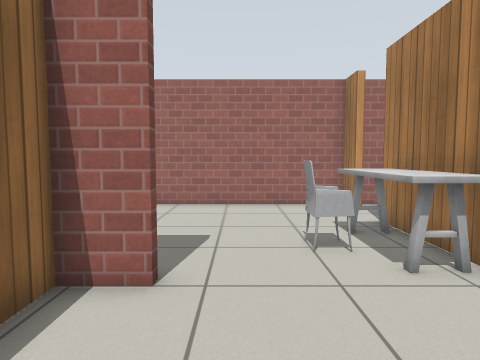
view 1 (above)

22 first-person views from a walk through a Gazebo world. The camera is 0.94 m above the floor, tilts 4° down and sees 75° across. Floor lines are 1 m apart. The floor is counted in squares, 0.5 m on a side. Each view is taken from the middle of a square. On the plan, view 1 faces up. The plan holds only what a view shows up to about 17 squares ahead; the rest is blank. Simple patterns stand in for the simulator's built-in surfaces.

view 2
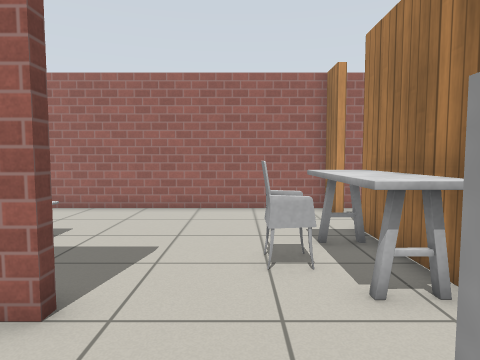

view 3
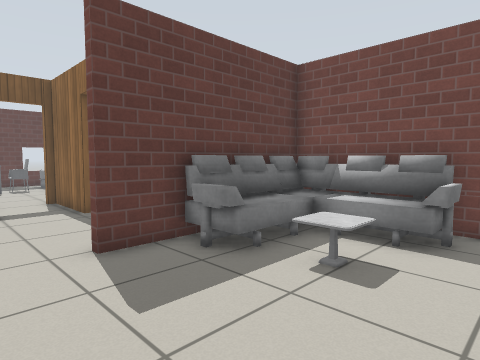

view 4
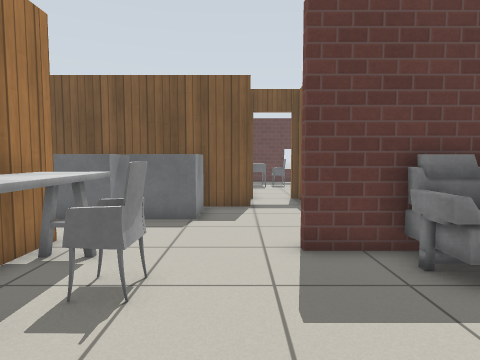

view 5
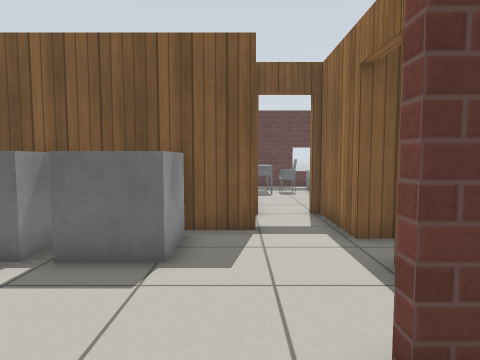

view 6
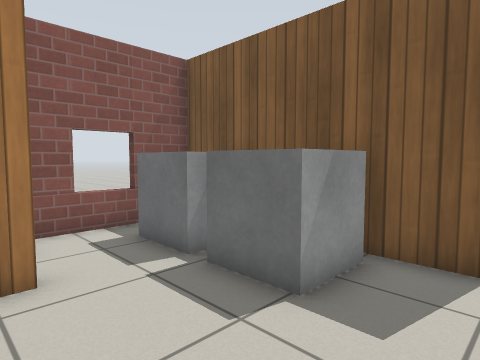

view 7
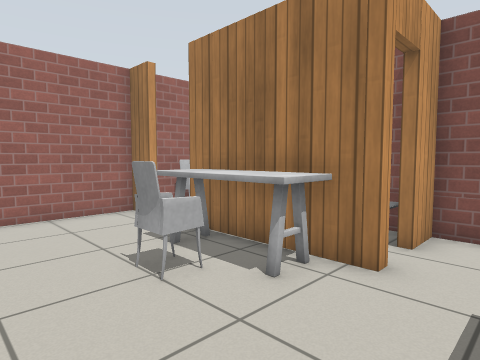

view 8
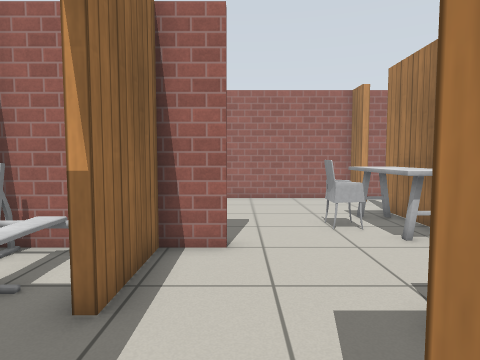

view 9
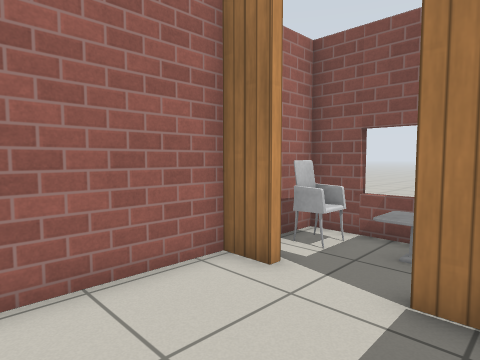

view 10
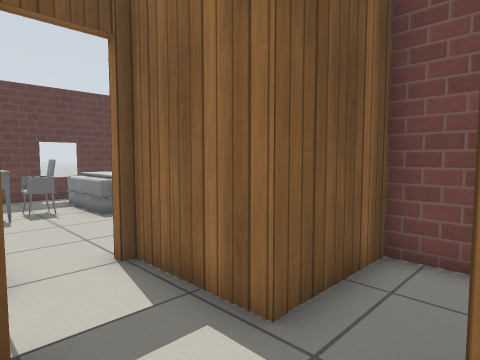

view 11
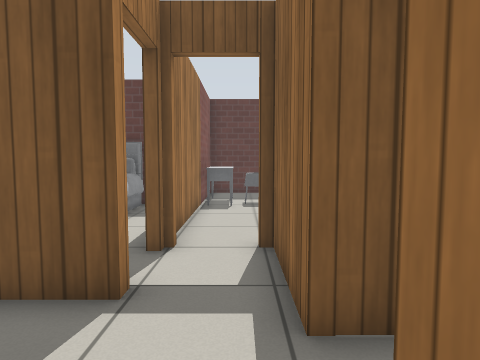

view 12
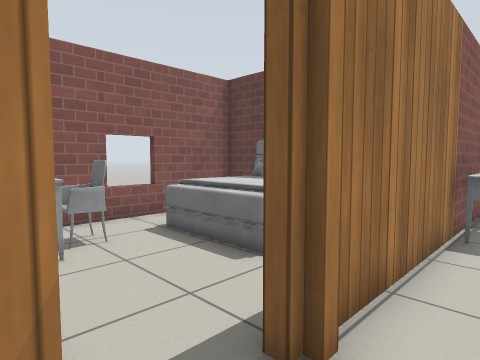

view 13
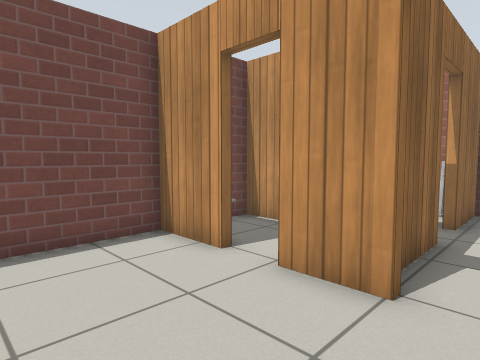

view 14
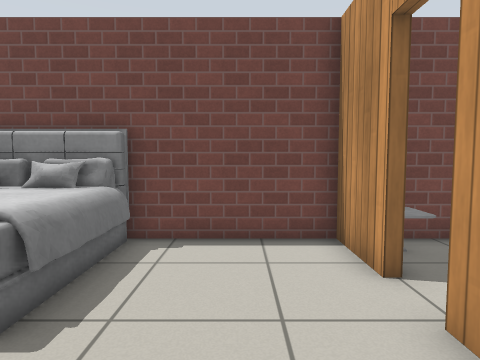

view 15
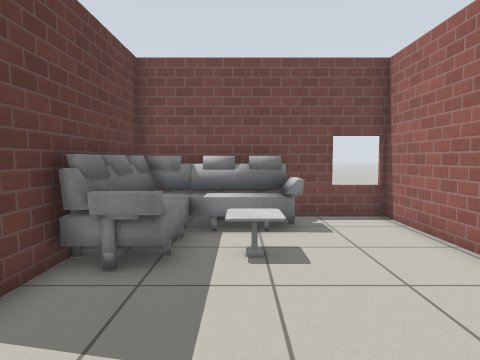

view 16
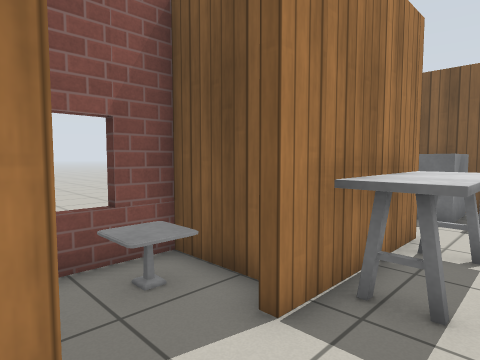

view 17
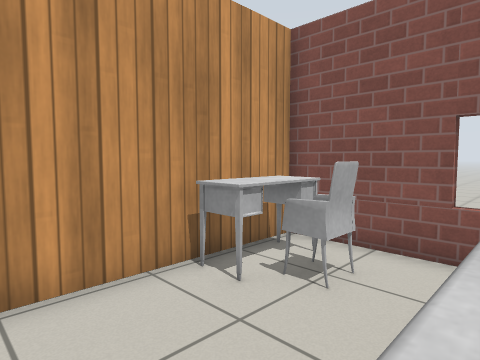

view 18
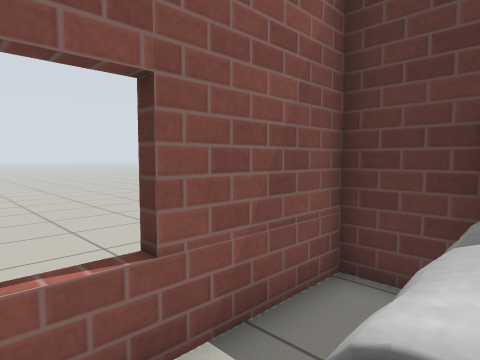

view 19
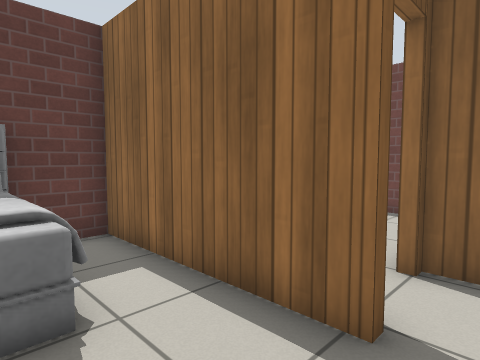

view 20
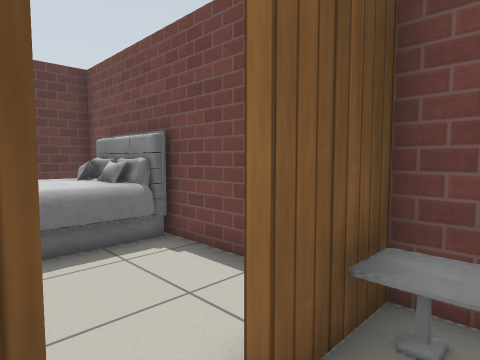

view 21
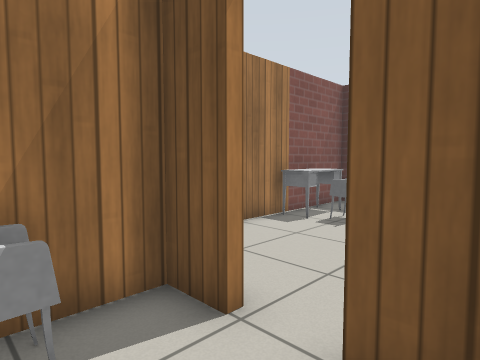

view 22
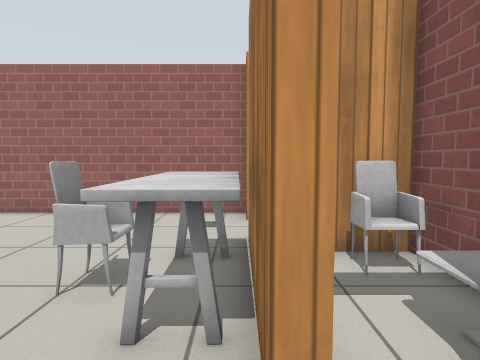

### Floor plan
Ten units are one square. View 1 is at (0, 0); x grows to the right and y downward. Boxes are objects, and circles mark ways between rooms. Rooms are numbered by the first view taken in them; rooms with no view inside come last. Other rooms are left out.
<svg viewBox="-90 -133 170 263">
<path fill="none" stroke="#000" d="M-35 -48 -13 -48 -13 -45 -27 -45 -27 -16M42 -64 42 -93M46 -40 42 -40 42 -54M-27 2 -27 35M42 -114 42 -127 -84 -127M-4 15 -4 10 74 10 74 -40 60 -40M-80 -128 -80 -48 -74 -48M-44 34 -30 34 -30 14M-24 37 -44 37M-58 37 -82 37 -82 85M-82 114 -82 125M-4 125 -4 41M-67 5 -82 5 -82 34 -58 34M-1 32 -1 97 26 97M55 97 74 97 74 13 15 13M46 -114 42 -114M50 -85 74 -85 74 -127 49 -127M42 -54 42 -64M74 -74 74 -82 59 -82M-61 -13 -61 2 -27 2"/>
<rect x="-75" y="-95" width="50" height="50" fill="#bbb"><title>other object</title></rect>
<rect x="-45" y="-95" width="10" height="20" fill="#bbb"><title>other object</title></rect>
<rect x="15" y="-15" width="20" height="20" fill="#bbb"><title>grey box</title></rect>
<rect x="15" y="-75" width="10" height="20" fill="#bbb"><title>other object</title></rect>
<rect x="25" y="-85" width="20" height="40" fill="#bbb"><title>other object</title></rect>
<rect x="35" y="-15" width="30" height="20" fill="#bbb"><title>grey box</title></rect>
<rect x="-85" y="85" width="50" height="40" fill="#bbb"><title>other object</title></rect>
<rect x="-75" y="25" width="10" height="10" fill="#bbb"><title>other object</title></rect>
<rect x="-45" y="5" width="10" height="10" fill="#bbb"><title>other object</title></rect>
<rect x="-35" y="95" width="20" height="20" fill="#bbb"><title>other object</title></rect>
<rect x="-15" y="85" width="10" height="30" fill="#bbb"><title>other object</title></rect>
<rect x="15" y="55" width="40" height="40" fill="#bbb"><title>other object</title></rect>
<rect x="35" y="15" width="30" height="10" fill="#bbb"><title>other object</title></rect>
<rect x="45" y="25" width="20" height="20" fill="#bbb"><title>other object</title></rect>
<rect x="55" y="-105" width="20" height="20" fill="#bbb"><title>other object</title></rect>
<rect x="55" y="-125" width="10" height="10" fill="#bbb"><title>other object</title></rect>
<rect x="55" y="-55" width="20" height="10" fill="#bbb"><title>other object</title></rect>
<rect x="55" y="-75" width="20" height="10" fill="#bbb"><title>other object</title></rect>
<rect x="-55" y="-45" width="20" height="30" fill="#bbb"><title>other object</title></rect>
<circle cx="-10" cy="32" r="3" fill="#2a7"/>
<circle cx="40" cy="-105" r="3" fill="#2a7"/>
<circle cx="55" cy="-40" r="3" fill="#2a7"/>
<circle cx="-30" cy="-5" r="3" fill="#2a7"/>
<text x="0" y="-60">1</text>
<text x="-40" y="70">2</text>
<text x="40" y="50">3</text>
<text x="60" y="-110">4</text>
<text x="60" y="-60">5</text>
<text x="-50" y="-30">6</text>
</svg>
Room 1 opens to room 2. Room 1 opens to room 4. Room 1 opens to room 5. Room 1 opens to room 6.

Where each view was taken, in squares from view 1:
view 1: 0 up, 0 right, facing up
view 2: 1 up, 1 right, facing up
view 3: 11 up, 1 right, facing down-left
view 4: 11 up, 0 right, facing down
view 5: 7 up, 0 right, facing down
view 6: 5 up, 1 left, facing down-right
view 7: 2 up, 1 left, facing up-right
view 8: 2 down, 1 left, facing up
view 9: 8 up, 0 right, facing up-right
view 10: 2 up, 0 right, facing down-left
view 11: 3 up, 2 left, facing down
view 12: 1 down, 2 left, facing down-right
view 13: 8 down, 1 left, facing up-left
view 14: 6 down, 1 left, facing left
view 15: 8 up, 2 right, facing left
view 16: 12 up, 2 right, facing down-right
view 17: 6 down, 1 right, facing up-right
view 18: 5 down, 5 right, facing down-right
view 19: 2 down, 3 right, facing down-left
view 20: 2 down, 4 left, facing down-left
view 21: 1 down, 7 left, facing down-right
view 22: 2 up, 4 right, facing up
